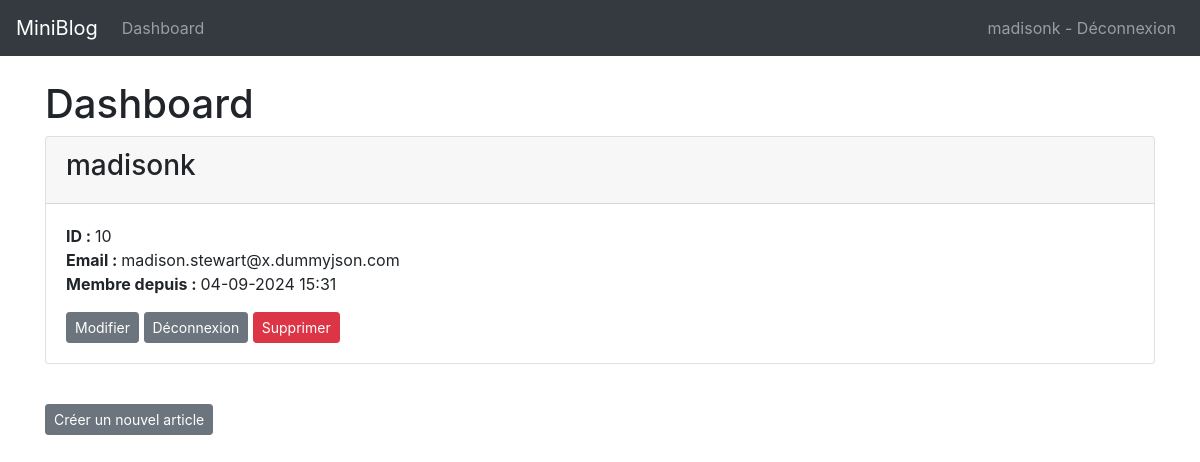
/users/dashboard (signed in), run on an earlier commit of the app's database.
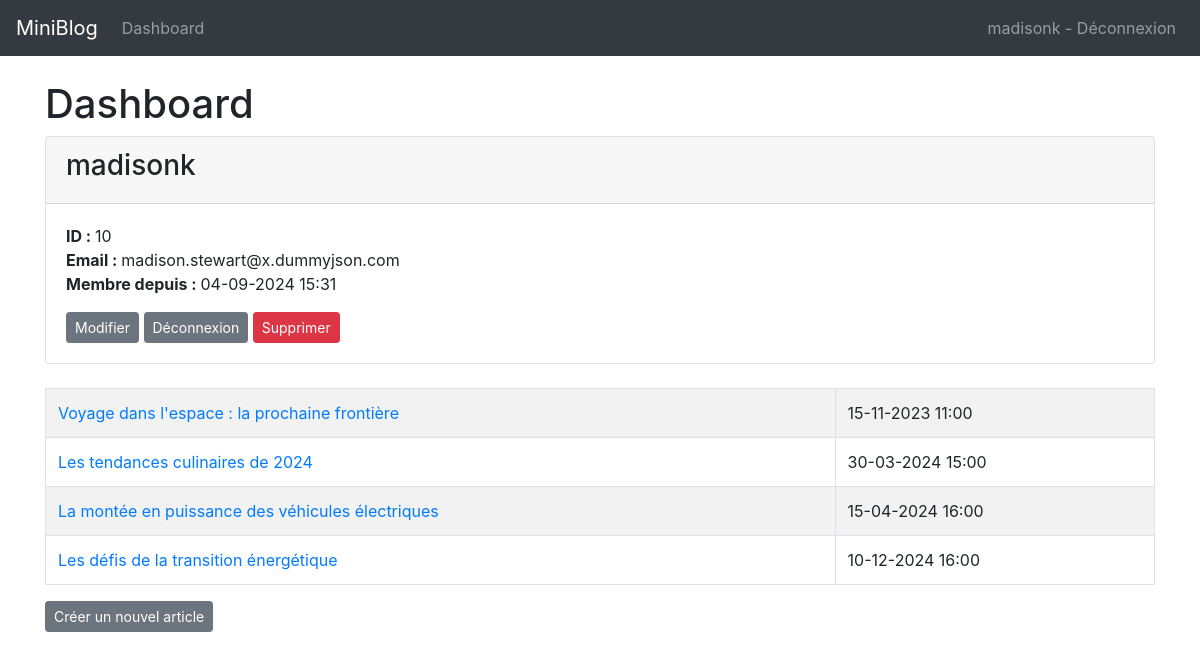
And on a later commit of the database.
### app/models.py (models this page shows, shortened)
class Post(db.Model):
    id = db.Column(db.Integer, primary_key=True)
    created = db.Column(db.DateTime, nullable=False, default=datetime.now)
    title = db.Column(db.String(200), nullable=False)
    content = db.Column(db.Text, nullable=False)
    user_id = db.Column(db.Integer, db.ForeignKey('user.id'), nullable=False)
    @property
    def formatted_created(self):
        return self.created.strftime("%d-%m-%Y %H:%M")

### app/users/routes.py (the view)
@bp.route('/dashboard')
@login_required
def dashboard():
    posts = current_user.posts
    return render_template('dashboard.html', posts=posts)

### app/models.py (called while the page is built)
@login_manager.user_loader
def load_user(user_id):
    return User.query.get(int(user_id))

    @property
    def formatted_created(self):
        return self.created.strftime("%d-%m-%Y %H:%M")

### app/templates/dashboard.html (shortened to what this page needs)
{% extends 'base.html' %}
{% block content %}
<h1>{% block title %}Dashboard{% endblock %}</h1>
<div class="card">
    <div class="card-header">
        <h3>{{ current_user.username }}</h3>
    </div>
    <div class="card-body">
        <p class="card-text">
            <strong>ID : </strong>{{ current_user.id }}<br />
            <strong>Email : </strong>{{ current_user.email }}<br />
            <strong>Membre depuis : </strong>{{ current_user.formatted_created }}<br />
        </p>
        <a href="{{ url_for('users.update') }}" class="btn btn-secondary btn-sm">Modifier</a>
        <a href="{{ url_for('users.logout') }}" class="btn btn-secondary btn-sm">Déconnexion</a>
        <form action="{{ url_for('users.delete') }}" method="POST" style="display:inline;">
            <button type="submit" class="btn btn-danger btn-sm">Supprimer</button>
        </form>
    </div>
</div>
<br />
<table class="table table-hover table-bordered table-striped">
    {% for post in posts %}
    <tr>
        <td><a href="{{ url_for('posts.post', post_id=post.id) }}" style="text-decoration: none;">{{ post.title
                }}</a></td>
        <td>{{ post.formatted_created }}</td>
    </tr>
    {% endfor %}
</table>
<a href="{{ url_for('posts.create') }}" class="btn btn-secondary btn-sm">Créer un nouvel article</a>
{% endblock %}

What changed in the data, as far as the page shows it:
now on this page (row edited): Post: title "Voyage dans l'espace : la prochaine frontière", formatted_created "15-11-2023 11:00"
added Post: title "Les tendances culinaires de 2024", formatted_created "30-03-2024 15:00"
added Post: title "La montée en puissance des véhicules électriques", formatted_created "15-04-2024 16:00"
added Post: title "Les défis de la transition énergétique", formatted_created "10-12-2024 16:00"
